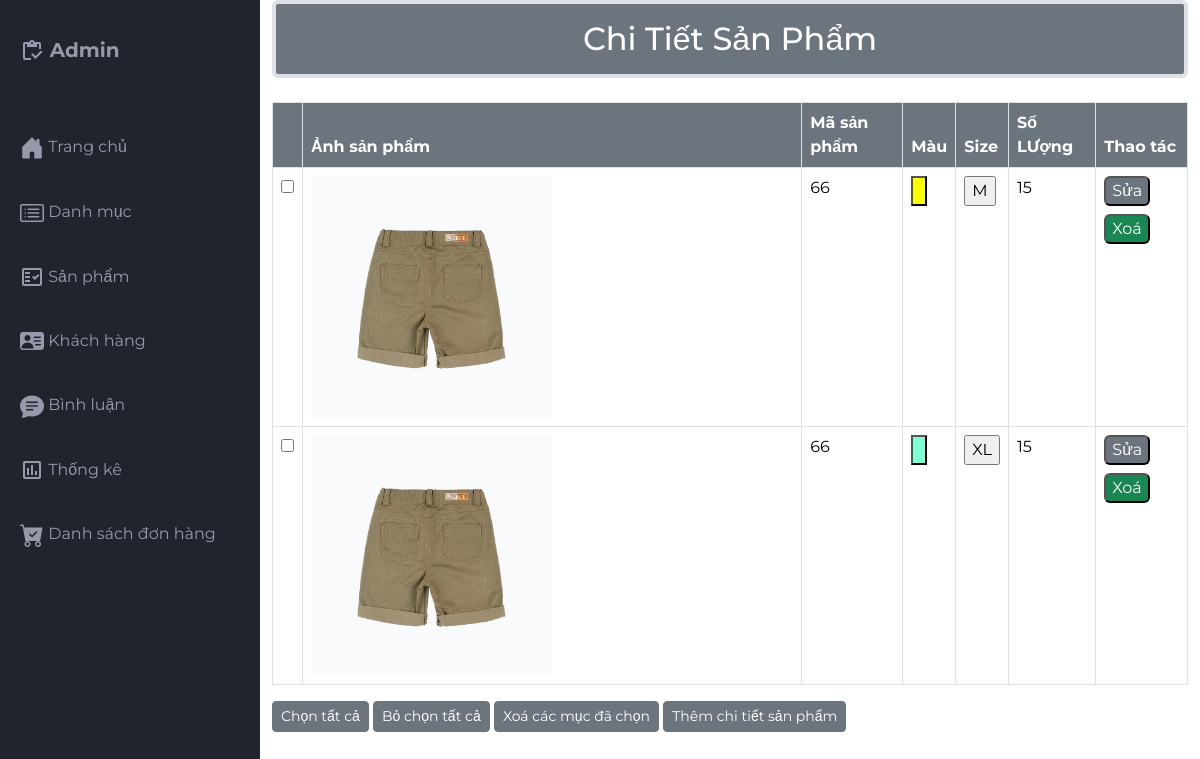
Screenshot of /src/Admin/indexadmin.php?act=chitietadmin&pro_id=66 with the database file from the repository.
### tables this page shows
CREATE TABLE `pro_chitiet` (
  `ctiet_pro_id` int(10) NOT NULL COMMENT 'Id chi tiết sản phẩm',
  `pro_id` int(10) NOT NULL COMMENT 'ID sản phẩm',
  `color_id` int(10) NOT NULL COMMENT 'ID màu',
  `size_id` int(10) NOT NULL COMMENT 'ID size',
  `soluong` int(10) NOT NULL COMMENT 'Số Lượng'
);

CREATE TABLE `products` (
  `pro_id` int(10) NOT NULL,
  `pro_name` varchar(255) NOT NULL,
  `pro_img` varchar(255) NOT NULL,
  `pro_price` float NOT NULL,
  `pro_desc` text NOT NULL,
  `pro_brand` varchar(55) NOT NULL,
  `pro_stock` int(11) NOT NULL,
  `cate_id` int(10) NOT NULL,
  `trangthai` int(1) NOT NULL,
  `pro_viewer` int(11) NOT NULL
);

CREATE TABLE `size` (
  `size_id` int(10) NOT NULL COMMENT 'ID size',
  `size_name` varchar(50) NOT NULL COMMENT 'Tên size'
);

### src/app/model/connectdb.php (called while the page is built, shortened)
<?php
function get_connect(){
    try {
        $conn = new PDO("mysql:host=localhost;dbname=da1;charset=utf8","root","");
        $conn->setAttribute(PDO::ATTR_ERRMODE, PDO::ERRMODE_EXCEPTION);
        return $conn;
    } catch (\Throwable $th) {
        echo 'kết nối thất bại';
    }
}
function pdo_queryall($sql){
    $thamso = array_slice(func_get_args(),1);
    try {
        $conn = get_connect();
        $exe = $conn->prepare($sql);
        $exe->execute($thamso);
        $result = $exe->fetchAll();
        return $result;
    } catch (\Throwable $th) {
        echo 'Thao Tác Thất Bại.';
    }
    finally{
        unset($conn);
    }
}
function pdo_query_one($sql){
    $thamso = array_slice(func_get_args(),1);
    try {
        $conn = get_connect();
        $exe = $conn->prepare($sql);
        $exe->execute($thamso);
        $result = $exe->fetch();
        return $result;
    } catch (\Throwable $th) {
        echo 'Thao Tác Thất Bại';
    }
    finally{
        unset($conn);
    }
}
?>

### src/app/model/product.php (called while the page is built, shortened)
<?php
function queryonepro($id){
    $sql= "select * from products where pro_id = $id";
    $result = pdo_query_one($sql);
    return $result;
}
function chitietadmin($id){
    $sql = "select * from pro_chitiet where pro_id = $id";
    $result=pdo_queryall($sql);
    return $result;
}
?>

### src/app/model/color.php (called while the page is built, shortened)
<?php
    function query_onecolor($id){
        $sql = "select * from color where color_id = $id";
        $result = pdo_query_one($sql);
        return $result;
    }
?>

### src/app/model/size.php (called while the page is built, shortened)
<?php
    function query_onesize($id){
        $sql = "select * from size where size_id = $id";
        $result = pdo_query_one($sql);
        return $result;
    }
?>

### src/Admin/sanpham/chitietproadmin.php (the view)
<div class="container">
  <h2 class="border border-4 mb-4 text-bg-secondary p-3 text-center rounded">Chi Tiết Sản Phẩm</h2>
  <div class="table-responsive">
    <table class="table table-bordered">
      <thead>
        <tr>
          <Th class="text-bg-secondary"></Th>
          <th class="text-bg-secondary">Ảnh sản phẩm</th>
          <th class="text-bg-secondary">Mã sản phẩm</th>
          <th class="text-bg-secondary">Màu</th>
          <Th class="text-bg-secondary">Size</Th>
          <Th class="text-bg-secondary">Số LƯợng</Th>
          <Th class="text-bg-secondary">Thao tác</Th>
        </tr>
      </thead>
      <?php
        if(isset($_GET['pro_id'])){
            $pro_id = $_GET['pro_id'];
             $pro_chitiet = chitietadmin($pro_id);
             foreach ($pro_chitiet as $pro){
                extract($pro);
                $products =  queryonepro($pro_id);
                $color = query_onecolor($color_id);
                $size = query_onesize($size_id);
      ?>
      <tbody>
        <tr>
          <td><input type="checkbox" name="checkbox" id=""></td>
          <td><img src="./sanpham/img/<?php echo $products['pro_img']?>" class="w-50 mg-thumbnail h-50" alt=""></td>
          <td><?php echo $pro_id?></td>
          <td>                                        <input type="button" style="background-color: <?= $color['color_ma']?>;"  class="">
                          </td>
                          <td>
                            <div class="">
                                <input type="button" class=""   value="<?php echo $size['size_name']?>"></td>
          <td><?php echo $soluong?></td>
          <td>
            <a href="indexadmin.php?act=suaprochitiet&prochitiet_idsua=<?php echo $ctiet_pro_id?>&pro_id=<?=$pro_id?>" class="mb-2"><input class="mb-2  text-bg-secondary rounded" type="button" name="" value="Sửa" id=""></a>
            <a href="indexadmin.php?act=delprochitiet&prochitiet_idxoa=<?php echo $ctiet_pro_id?>&pro_id=<?=$pro_id?>"><input type="button" name="" class="mb-2 text-bg-success rounded" value="Xoá" id=""></a>
          </td>
        </tr>
      </tbody>
      <?php
             }
            }
      ?>
    </table>
  </div>
  <div class="">
    <button type="button" class="btn btn-secondary btn-sm ">Chọn tất cả</button>
    <button type="button" class="btn btn-secondary btn-sm">Bỏ chọn tất cả</button>
    <button type="button" class="btn btn-secondary btn-sm">Xoá các mục đã chọn</button>
    <a href="indexadmin.php?act=thempro_chitiet&prochitietid=<?=$pro_id?>">
      <button type="button" class="btn btn-secondary btn-sm">Thêm chi tiết sản phẩm</button>
    </a>
  </div>
</div>

### src/Admin/css/styles.css (style rules this page uses)
body { margin: 0; padding: 0; box-sizing: border-box; background-color: #e6e8ed; color: #666666; font-family: "Montserrat", sans-serif; }

### rows the page displays
pro_chitiet: pro.pro_img (picture), pro "66", size.size_name "M", soluong "15"
pro_chitiet: pro.pro_img (picture), pro "66", size.size_name "XL", soluong "15"
